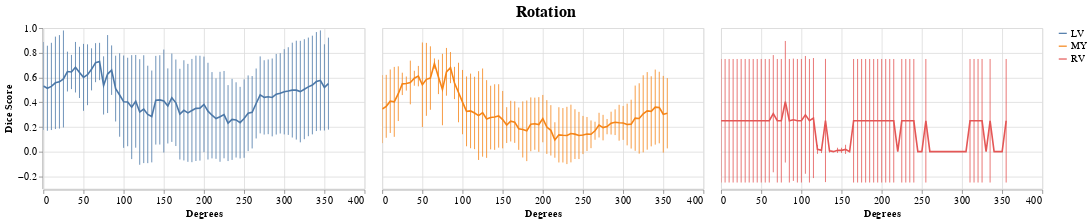
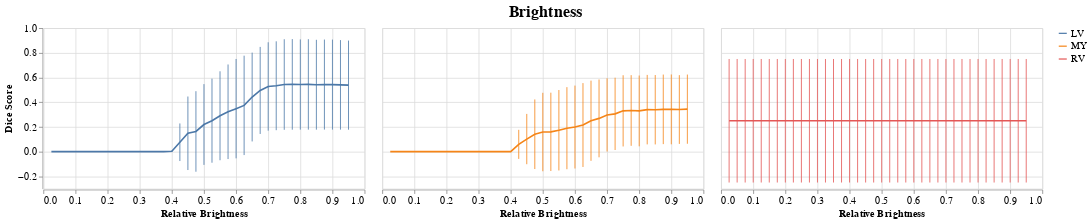
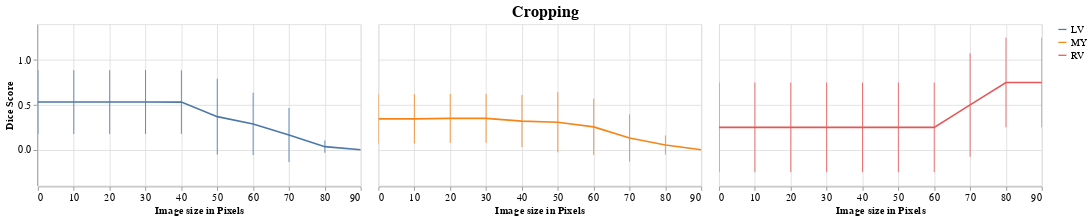
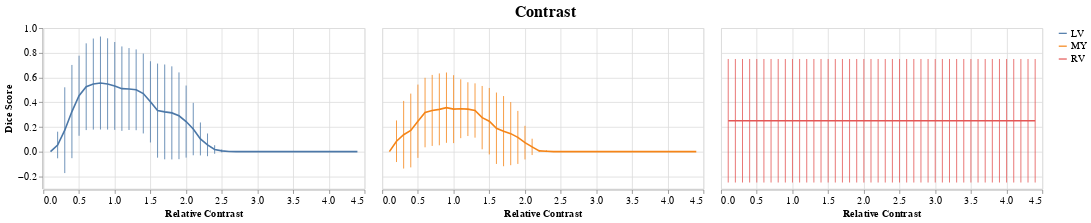

Notebook cell for these charts, in order:
### Code cell
plots = plot_batch(results_with_truths, plot_avg_and_errorbars)

### Figure 1 — Vega-Lite specification as saved in the notebook (floating-point values rounded to 4 significant figures; data arrays with more than 128 entries replaced by an {"elided": "..."} marker saying what was removed)
{"config": {"view": {"continuousWidth": 400, "continuousHeight": 300}, "axisX": {"labelFontSize": 13, "titleFontSize": 13}, "axisY": {"labelFontSize": 13, "titleFontSize": 13}, "header": {"labelFontSize": 13, "labels": false, "title": null, "titleFontSize": 25}, "legend": {"labelFontSize": 13, "title": null}, "title": {"anchor": "middle", "fontSize": 20}}, "data": {"name": "data-8709d60058b5bd619b400be90175a2f5"}, "facet": {"column": {"field": "variable", "type": "nominal"}}, "spec": {"layer": [{"mark": "line", "encoding": {"color": {"field": "variable", "type": "nominal"}, "x": {"field": "Degrees", "type": "quantitative"}, "y": {"aggregate": "average", "field": "Dice Score", "type": "quantitative"}}, "height": 200, "selection": {"selector001": {"type": "interval", "bind": "scales", "encodings": ["x", "y"]}}, "width": 400}, {"mark": {"type": "errorbar", "extent": "stdev"}, "encoding": {"color": {"field": "variable", "type": "nominal"}, "x": {"field": "Degrees", "type": "quantitative"}, "y": {"field": "Dice Score", "type": "quantitative"}}}]}, "title": "Rotation", "$schema": "https://vega.github.io/schema/vega-lite/v4.17.0.json", "datasets": {"data-8709d60058b5bd619b400be90175a2f5": {"elided": "864 records"}}}

### Figure 2 — Vega-Lite specification as saved in the notebook (floating-point values rounded to 4 significant figures; data arrays with more than 128 entries replaced by an {"elided": "..."} marker saying what was removed)
{"config": {"view": {"continuousWidth": 400, "continuousHeight": 300}, "axisX": {"labelFontSize": 13, "titleFontSize": 13}, "axisY": {"labelFontSize": 13, "titleFontSize": 13}, "header": {"labelFontSize": 13, "labels": false, "title": null, "titleFontSize": 25}, "legend": {"labelFontSize": 13, "title": null}, "title": {"anchor": "middle", "fontSize": 20}}, "data": {"name": "data-cbc8e176e8f4145f1d8e99cb66726a09"}, "facet": {"column": {"field": "variable", "type": "nominal"}}, "spec": {"layer": [{"mark": "line", "encoding": {"color": {"field": "variable", "type": "nominal"}, "x": {"field": "Relative Brightness", "type": "quantitative"}, "y": {"aggregate": "average", "field": "Dice Score", "type": "quantitative"}}, "height": 200, "selection": {"selector002": {"type": "interval", "bind": "scales", "encodings": ["x", "y"]}}, "width": 400}, {"mark": {"type": "errorbar", "extent": "stdev"}, "encoding": {"color": {"field": "variable", "type": "nominal"}, "x": {"field": "Relative Brightness", "type": "quantitative"}, "y": {"field": "Dice Score", "type": "quantitative"}}}]}, "title": "Brightness", "$schema": "https://vega.github.io/schema/vega-lite/v4.17.0.json", "datasets": {"data-cbc8e176e8f4145f1d8e99cb66726a09": {"elided": "456 records"}}}

### Figure 3 — Vega-Lite specification as saved in the notebook (floating-point values rounded to 4 significant figures)
{"config": {"view": {"continuousWidth": 400, "continuousHeight": 300}, "axisX": {"labelFontSize": 13, "titleFontSize": 13}, "axisY": {"labelFontSize": 13, "titleFontSize": 13}, "header": {"labelFontSize": 13, "labels": false, "title": null, "titleFontSize": 25}, "legend": {"labelFontSize": 13, "title": null}, "title": {"anchor": "middle", "fontSize": 20}}, "data": {"name": "data-e31c3728afe052975ccc36863da53208"}, "facet": {"column": {"field": "variable", "type": "nominal"}}, "spec": {"layer": [{"mark": "line", "encoding": {"color": {"field": "variable", "type": "nominal"}, "x": {"field": "Image size in Pixels", "type": "quantitative"}, "y": {"aggregate": "average", "field": "Dice Score", "type": "quantitative"}}, "height": 200, "selection": {"selector003": {"type": "interval", "bind": "scales", "encodings": ["x", "y"]}}, "width": 400}, {"mark": {"type": "errorbar", "extent": "stdev"}, "encoding": {"color": {"field": "variable", "type": "nominal"}, "x": {"field": "Image size in Pixels", "type": "quantitative"}, "y": {"field": "Dice Score", "type": "quantitative"}}}]}, "title": "Cropping", "$schema": "https://vega.github.io/schema/vega-lite/v4.17.0.json", "datasets": {"data-e31c3728afe052975ccc36863da53208": [{"Image size in Pixels": 0, "variable": "LV", "Dice Score": 0.6716}, {"Image size in Pixels": 10, "variable": "LV", "Dice Score": 0.6716}, {"Image size in Pixels": 20, "variable": "LV", "Dice Score": 0.6716}, {"Image size in Pixels": 30, "variable": "LV", "Dice Score": 0.6713}, {"Image size in Pixels": 40, "variable": "LV", "Dice Score": 0.671}, {"Image size in Pixels": 50, "variable": "LV", "Dice Score": 0.7514}, {"Image size in Pixels": 60, "variable": "LV", "Dice Score": 0.4392}, {"Image size in Pixels": 70, "variable": "LV", "Dice Score": 0.0}, {"Image size in Pixels": 80, "variable": "LV", "Dice Score": 0.0}, {"Image size in Pixels": 90, "variable": "LV", "Dice Score": 0.0}, {"Image size in Pixels": 0, "variable": "LV", "Dice Score": 0.7184}, {"Image size in Pixels": 10, "variable": "LV", "Dice Score": 0.7184}, {"Image size in Pixels": 20, "variable": "LV", "Dice Score": 0.7184}, {"Image size in Pixels": 30, "variable": "LV", "Dice Score": 0.7184}, {"Image size in Pixels": 40, "variable": "LV", "Dice Score": 0.718}, {"Image size in Pixels": 50, "variable": "LV", "Dice Score": 0.7192}, {"Image size in Pixels": 60, "variable": "LV", "Dice Score": 0.7079}, {"Image size in Pixels": 70, "variable": "LV", "Dice Score": 0.6163}, {"Image size in Pixels": 80, "variable": "LV", "Dice Score": 0.138}, {"Image size in Pixels": 90, "variable": "LV", "Dice Score": 0.0}, {"Image size in Pixels": 0, "variable": "LV", "Dice Score": 0.7375}, {"Image size in Pixels": 10, "variable": "LV", "Dice Score": 0.7375}, {"Image size in Pixels": 20, "variable": "LV", "Dice Score": 0.7375}, {"Image size in Pixels": 30, "variable": "LV", "Dice Score": 0.7421}, {"Image size in Pixels": 40, "variable": "LV", "Dice Score": 0.7358}, {"Image size in Pixels": 50, "variable": "LV", "Dice Score": 0.006061}, {"Image size in Pixels": 60, "variable": "LV", "Dice Score": 0.004851}, {"Image size in Pixels": 70, "variable": "LV", "Dice Score": 0.04}, {"Image size in Pixels": 80, "variable": "LV", "Dice Score": 0.0}, {"Image size in Pixels": 90, "variable": "LV", "Dice Score": 0.0}, {"Image size in Pixels": 0, "variable": "LV", "Dice Score": 0.0}, {"Image size in Pixels": 10, "variable": "LV", "Dice Score": 0.0}, {"Image size in Pixels": 20, "variable": "LV", "Dice Score": 0.0}, {"Image size in Pixels": 30, "variable": "LV", "Dice Score": 0.0}, {"Image size in Pixels": 40, "variable": "LV", "Dice Score": 0.0}, {"Image size in Pixels": 50, "variable": "LV", "Dice Score": 0.0}, {"Image size in Pixels": 60, "variable": "LV", "Dice Score": 0.0}, {"Image size in Pixels": 70, "variable": "LV", "Dice Score": 0.0}, {"Image size in Pixels": 80, "variable": "LV", "Dice Score": 0.0}, {"Image size in Pixels": 90, "variable": "LV", "Dice Score": 0.0}, {"Image size in Pixels": 0, "variable": "MY", "Dice Score": 0.4041}, {"Image size in Pixels": 10, "variable": "MY", "Dice Score": 0.4041}, {"Image size in Pixels": 20, "variable": "MY", "Dice Score": 0.4044}, {"Image size in Pixels": 30, "variable": "MY", "Dice Score": 0.4052}, {"Image size in Pixels": 40, "variable": "MY", "Dice Score": 0.4218}, {"Image size in Pixels": 50, "variable": "MY", "Dice Score": 0.4942}, {"Image size in Pixels": 60, "variable": "MY", "Dice Score": 0.3666}, {"Image size in Pixels": 70, "variable": "MY", "Dice Score": 0.0}, {"Image size in Pixels": 80, "variable": "MY", "Dice Score": 0.0}, {"Image size in Pixels": 90, "variable": "MY", "Dice Score": 0.0}, {"Image size in Pixels": 0, "variable": "MY", "Dice Score": 0.683}, {"Image size in Pixels": 10, "variable": "MY", "Dice Score": 0.683}, {"Image size in Pixels": 20, "variable": "MY", "Dice Score": 0.683}, {"Image size in Pixels": 30, "variable": "MY", "Dice Score": 0.6814}, {"Image size in Pixels": 40, "variable": "MY", "Dice Score": 0.6846}, {"Image size in Pixels": 50, "variable": "MY", "Dice Score": 0.6847}, {"Image size in Pixels": 60, "variable": "MY", "Dice Score": 0.6476}, {"Image size in Pixels": 70, "variable": "MY", "Dice Score": 0.5263}, {"Image size in Pixels": 80, "variable": "MY", "Dice Score": 0.2132}, {"Image size in Pixels": 90, "variable": "MY", "Dice Score": 0.0}, {"Image size in Pixels": 0, "variable": "MY", "Dice Score": 0.2642}, {"Image size in Pixels": 10, "variable": "MY", "Dice Score": 0.2639}, {"Image size in Pixels": 20, "variable": "MY", "Dice Score": 0.2867}, {"Image size in Pixels": 30, "variable": "MY", "Dice Score": 0.287}, {"Image size in Pixels": 40, "variable": "MY", "Dice Score": 0.09721}, {"Image size in Pixels": 50, "variable": "MY", "Dice Score": 0.02113}, {"Image size in Pixels": 60, "variable": "MY", "Dice Score": 0.004802}, {"Image size in Pixels": 70, "variable": "MY", "Dice Score": 0.0}, {"Image size in Pixels": 80, "variable": "MY", "Dice Score": 0.0}, {"Image size in Pixels": 90, "variable": "MY", "Dice Score": 0.0}, {"Image size in Pixels": 0, "variable": "MY", "Dice Score": 0.025}, {"Image size in Pixels": 10, "variable": "MY", "Dice Score": 0.025}, {"Image size in Pixels": 20, "variable": "MY", "Dice Score": 0.025}, {"Image size in Pixels": 30, "variable": "MY", "Dice Score": 0.02496}, {"Image size in Pixels": 40, "variable": "MY", "Dice Score": 0.07356}, {"Image size in Pixels": 50, "variable": "MY", "Dice Score": 0.02682}, {"Image size in Pixels": 60, "variable": "MY", "Dice Score": 0.0}, {"Image size in Pixels": 70, "variable": "MY", "Dice Score": 0.0}, {"Image size in Pixels": 80, "variable": "MY", "Dice Score": 0.0}, {"Image size in Pixels": 90, "variable": "MY", "Dice Score": 0.0}, {"Image size in Pixels": 0, "variable": "RV", "Dice Score": 0.0}, {"Image size in Pixels": 10, "variable": "RV", "Dice Score": 0.0}, {"Image size in Pixels": 20, "variable": "RV", "Dice Score": 0.0}, {"Image size in Pixels": 30, "variable": "RV", "Dice Score": 0.0}, {"Image size in Pixels": 40, "variable": "RV", "Dice Score": 0.0}, {"Image size in Pixels": 50, "variable": "RV", "Dice Score": 0.0}, {"Image size in Pixels": 60, "variable": "RV", "Dice Score": 0.0}, {"Image size in Pixels": 70, "variable": "RV", "Dice Score": 0.0}, {"Image size in Pixels": 80, "variable": "RV", "Dice Score": 0.0}, {"Image size in Pixels": 90, "variable": "RV", "Dice Score": 0.0}, {"Image size in Pixels": 0, "variable": "RV", "Dice Score": 0.0}, {"Image size in Pixels": 10, "variable": "RV", "Dice Score": 0.0}, {"Image size in Pixels": 20, "variable": "RV", "Dice Score": 0.0}, {"Image size in Pixels": 30, "variable": "RV", "Dice Score": 0.0}, {"Image size in Pixels": 40, "variable": "RV", "Dice Score": 0.0}, {"Image size in Pixels": 50, "variable": "RV", "Dice Score": 0.0}, {"Image size in Pixels": 60, "variable": "RV", "Dice Score": 0.0}, {"Image size in Pixels": 70, "variable": "RV", "Dice Score": 0.0}, {"Image size in Pixels": 80, "variable": "RV", "Dice Score": 1.0}, {"Image size in Pixels": 90, "variable": "RV", "Dice Score": 1.0}, {"Image size in Pixels": 0, "variable": "RV", "Dice Score": 0.0}, {"Image size in Pixels": 10, "variable": "RV", "Dice Score": 0.0}, {"Image size in Pixels": 20, "variable": "RV", "Dice Score": 0.0}, {"Image size in Pixels": 30, "variable": "RV", "Dice Score": 0.0}, {"Image size in Pixels": 40, "variable": "RV", "Dice Score": 0.0}, {"Image size in Pixels": 50, "variable": "RV", "Dice Score": 0.0}, {"Image size in Pixels": 60, "variable": "RV", "Dice Score": 0.0}, {"Image size in Pixels": 70, "variable": "RV", "Dice Score": 1.0}, {"Image size in Pixels": 80, "variable": "RV", "Dice Score": 1.0}, {"Image size in Pixels": 90, "variable": "RV", "Dice Score": 1.0}, {"Image size in Pixels": 0, "variable": "RV", "Dice Score": 1.0}, {"Image size in Pixels": 10, "variable": "RV", "Dice Score": 1.0}, {"Image size in Pixels": 20, "variable": "RV", "Dice Score": 1.0}, {"Image size in Pixels": 30, "variable": "RV", "Dice Score": 1.0}, {"Image size in Pixels": 40, "variable": "RV", "Dice Score": 1.0}, {"Image size in Pixels": 50, "variable": "RV", "Dice Score": 1.0}, {"Image size in Pixels": 60, "variable": "RV", "Dice Score": 1.0}, {"Image size in Pixels": 70, "variable": "RV", "Dice Score": 1.0}, {"Image size in Pixels": 80, "variable": "RV", "Dice Score": 1.0}, {"Image size in Pixels": 90, "variable": "RV", "Dice Score": 1.0}]}}

### Figure 4 — Vega-Lite specification as saved in the notebook (floating-point values rounded to 4 significant figures; data arrays with more than 128 entries replaced by an {"elided": "..."} marker saying what was removed)
{"config": {"view": {"continuousWidth": 400, "continuousHeight": 300}, "axisX": {"labelFontSize": 13, "titleFontSize": 13}, "axisY": {"labelFontSize": 13, "titleFontSize": 13}, "header": {"labelFontSize": 13, "labels": false, "title": null, "titleFontSize": 25}, "legend": {"labelFontSize": 13, "title": null}, "title": {"anchor": "middle", "fontSize": 20}}, "data": {"name": "data-2b6ab58a3c7908ffc766f386047c65c3"}, "facet": {"column": {"field": "variable", "type": "nominal"}}, "spec": {"layer": [{"mark": "line", "encoding": {"color": {"field": "variable", "type": "nominal"}, "x": {"field": "Relative Contrast", "type": "quantitative"}, "y": {"aggregate": "average", "field": "Dice Score", "type": "quantitative"}}, "height": 200, "selection": {"selector004": {"type": "interval", "bind": "scales", "encodings": ["x", "y"]}}, "width": 400}, {"mark": {"type": "errorbar", "extent": "stdev"}, "encoding": {"color": {"field": "variable", "type": "nominal"}, "x": {"field": "Relative Contrast", "type": "quantitative"}, "y": {"field": "Dice Score", "type": "quantitative"}}}]}, "title": "Contrast", "$schema": "https://vega.github.io/schema/vega-lite/v4.17.0.json", "datasets": {"data-2b6ab58a3c7908ffc766f386047c65c3": {"elided": "528 records"}}}
